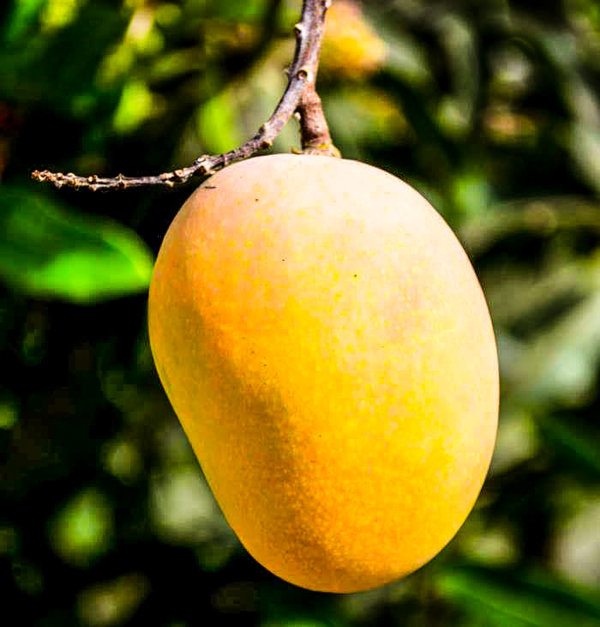
#> input picture Img/Hapus_Mango.jpg, 600 x 627 px, found by its file name
$ python SIFT_opencv_example.py
#> lines starting #> are read from the running program, lines starting #| are printed output that depends on the picture
# -*- coding: utf-8 -*-
"""
Created on Thu Mar 23 23:04:00 2023

@author: Gabriela Hilario Acuapan
Ejemplo tomado de:
    https://www.analyticsvidhya.com/blog/2021/06/feature-detection-description-and-matching-of-images-using-opencv/
"""

#import numpy as np
import cv2 as cv

# Ejemplo del Algoritmo SIFT aplicado a la imagen de un mango
ori = cv.imread('Hapus_Mango.jpg')
#> ori is the input picture: shape (627, 600, 3); mean B, G, R 34.2, 103.3, 112.3
img = cv.imread('Hapus_Mango.jpg')
gray = cv.cvtColor(img,cv.COLOR_BGR2GRAY)
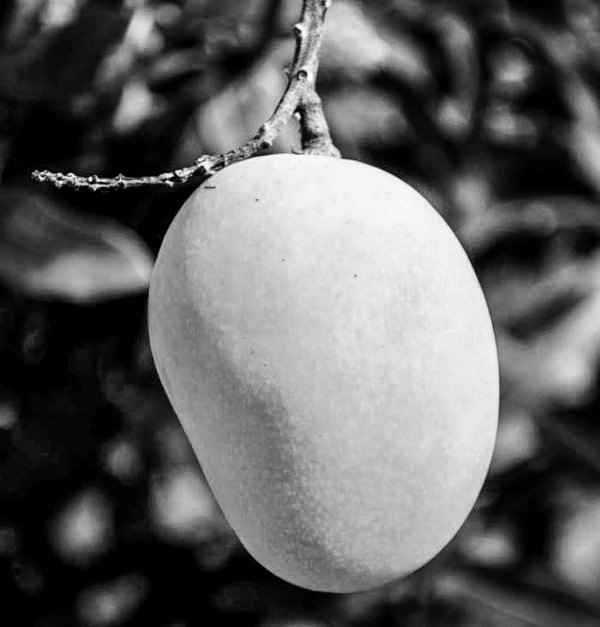
#> gray: shape (627, 600); min 0, max 254, mean 98.1
sift = cv.SIFT_create()
kp, des = sift.detectAndCompute(gray,None)
#> kp = 531 keypoints; strongest (x, y, size): (170, 175, 3.4), (59, 174, 2.7), (298, 115, 3.4), (59, 179, 2.6)
img=cv.drawKeypoints(gray,kp,img,flags=cv.DRAW_MATCHES_FLAGS_DRAW_RICH_KEYPOINTS)
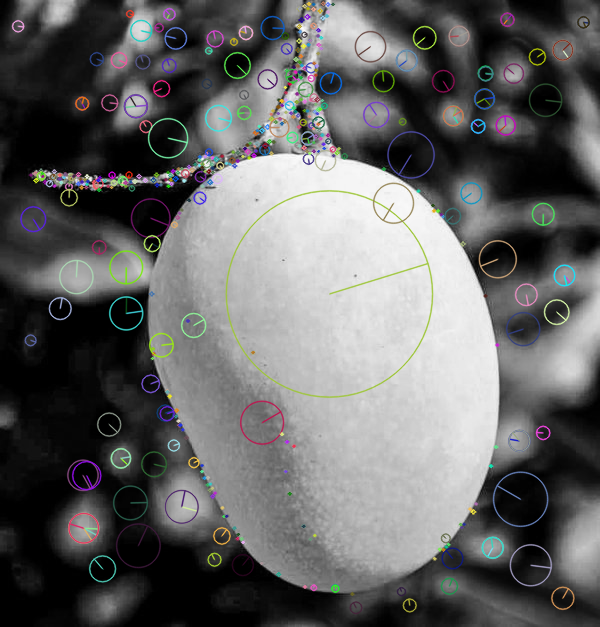
#> img: shape (627, 600, 3); mean B, G, R 99.4, 99.4, 99.2

cv.imshow('Original',ori)
cv.imwrite("Mango_gray.jpg",ori)
cv.imshow('SIFT',img)
cv.imwrite("Mango_sift.jpg",img)


if cv.waitKey(0) & 0xff == 27:
#> (key Esc is pressed here)
    cv.destroyAllWindows()
